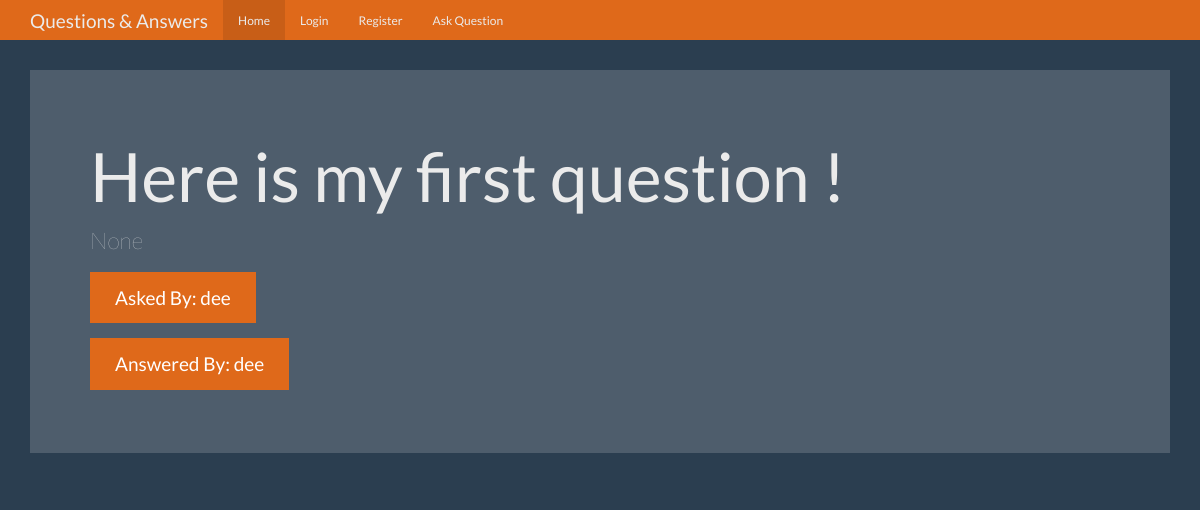
Before: /question/1 with the older database file.
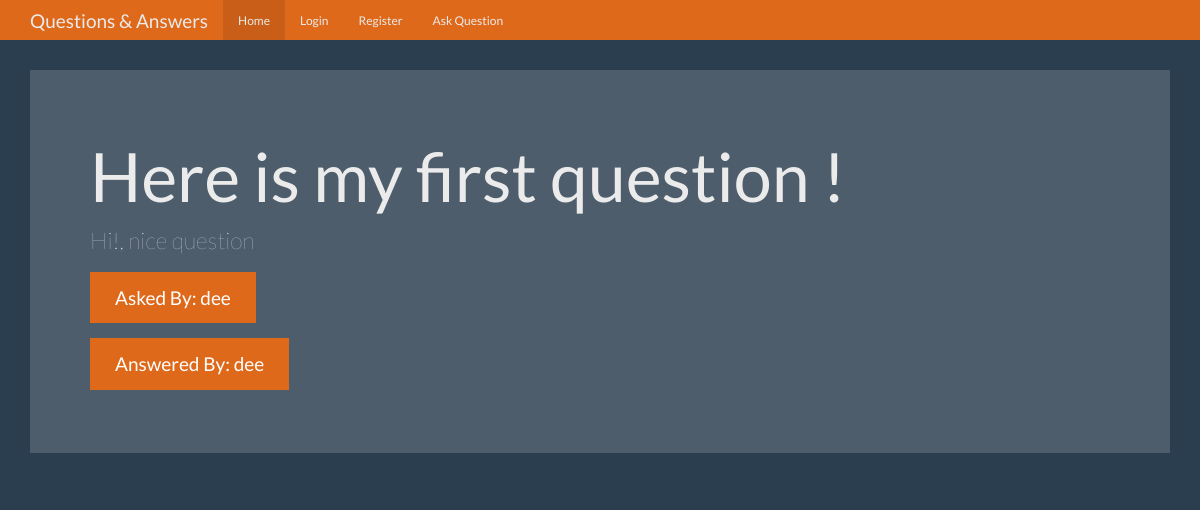
After: the same page with the newer database file.
### tables this page shows
CREATE TABLE "questions" (
	`id`	integer PRIMARY KEY AUTOINCREMENT,
	`question_text`	TEXT NOT NULL,
	`answer_text`	TEXT,
	`asked_by_id`	integer NOT NULL,
	`expert_id`	integer NOT NULL
);

### app.py (the view)
@app.route('/question/<question_id>')
def question(question_id):
    user = get_active_user()
    db = get_db()
    question_cur = db.execute('''SELECT questions.id, questions.question_text, questions.answer_text, askers.name as asked_by, experts.name as answered_by
                                FROM questions JOIN users as askers ON questions.id = askers.id
                                JOIN users as experts ON questions.expert_id = experts.expert WHERE questions.id = ?''', [question_id])
    question_view = question_cur.fetchone()
    return render_template('question.html', user=user, question=question_view)

### app.py (called while the page is built)
def get_active_user():
    active_user = None
    if 'user' in session:
        user = session['user']
        db = get_db()
        user_cur = db.execute('SELECT * FROM users WHERE name = ?', [user])
        active_user = user_cur.fetchone()
    return active_user

### database.py (called while the page is built)
def connect_db():
    sql = sqlite3.connect('/home/codemask/Documents/FlaskProject/question_answer/questions.db')
    sql.row_factory = sqlite3.Row
    return sql

def get_db():
    if not hasattr(g, 'sqlite_db'):
        g.sqlite_db = connect_db()
    return g.sqlite_db

### templates/question.html (shortened to what this page needs)
<!DOCTYPE html>
<html lang="en">
  <head>
    <link href="{{ url_for('static', filename='bootstrap.min.css') }}" rel="stylesheet">
    <link href="{{ url_for('static', filename='theme.css') }}" rel="stylesheet">
  </head>
  <body>
    <nav class="navbar navbar-inverse navbar-fixed-top">
      <div class="container">
        <div class="navbar-header">
          <a class="navbar-brand" href="#">Questions & Answers</a>
        </div>
        <div id="navbar" class="navbar-collapse collapse">
            <ul class="nav navbar-nav">
                <li class="active"><a href="{{ url_for('index') }}">Home</a></li>
                {% if not user %}
                <li><a href="{{ url_for('login') }}">Login</a></li>
                <li><a href="{{ url_for('register') }}">Register</a></li>
                <li><a href="{{ url_for('login') }}">Ask Question</a></li>
                {% endif %}
              </ul>
        </div>
      </div>
    </nav>
    <div class="container theme-showcase" role="main">
      <div class="jumbotron">
        <h1>{{ question['question_text'] }}</h1>
        <p>{{ question['answer_text'] }}</p>
        <p><a class="btn btn-primary btn-lg">Asked By: {{ question['asked_by'] }}</a></p>
        <p><a class="btn btn-primary btn-lg">Answered By: {{ question['answered_by'] }}</a></p>
      </div>
    </div>
  </body>
</html>

Changed rows visible on the page:
changed questions "Here is my first question !": answer_text (not shown) → "Hi!, nice question"
Other visible differences:
{{ question['answer_text'] }}: "None" → (not shown)
